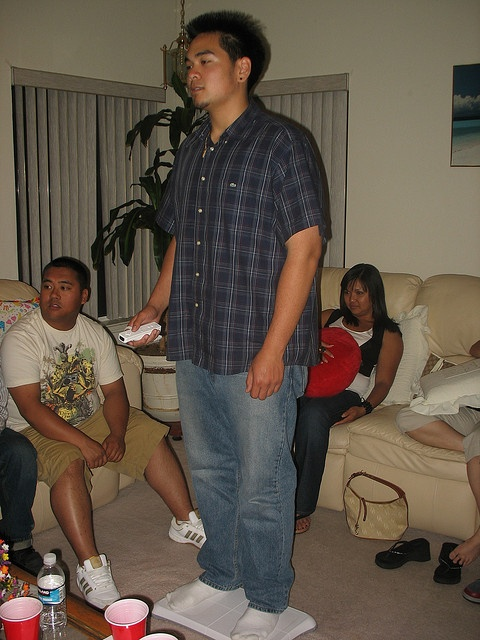
#> input picture Example.jpg, 480 x 640 px
$ python Test.py
#> lines starting #> are read from the running program, lines starting #| are printed output that depends on the picture; after the words box and inside, x2 and y2 are one past the last pixel; in counts of white or black regions, pixels touching at a corner belong together
import cv2
import numpy as np

# 0-16, 17-21, 22-26, (0,17), (21,22), (26,16) (inclusive)
Image = cv2.imread("./Example.jpg")
#> Image is the input picture: shape (640, 480, 3); mean B, G, R 72.9, 86.1, 98.5
print(Image.shape)
#| (640, 480, 3)

# Draw lines between Face Keypoints
FacePoints = np.load("FaceKeyPoints.npy")
#> (reads FaceKeyPoints.npy from the repository)
print(FacePoints)
'''
# Draw Line connecting Face Keypoints
Start = (FacePoints[0][0][0],FacePoints[0][0][1])

#cv2.line(Image, Start, (FacePoints[0][1][0],FacePoints[0][1][1]), (255,0,0), 5)

for i in range(1,17): #FacePoints.shape[1]-1):
	cv2.line(Image, Start, (FacePoints[0][i][0],FacePoints[0][i][1]), (255,0,0), 5)
	Start = (FacePoints[0][i][0],FacePoints[0][i][1])

Start = (FacePoints[0][17][0],FacePoints[0][17][1])
for i in range(18,27): #FacePoints.shape[1]-1):
	cv2.line(Image, Start, (FacePoints[0][i][0],FacePoints[0][i][1]), (255,0,0), 5)
	Start = (FacePoints[0][i][0],FacePoints[0][i][1])

# (0,17)
Start = (FacePoints[0][0][0],FacePoints[0][0][1])
cv2.line(Image, Start, (FacePoints[0][17][0],FacePoints[0][17][1]), (255,0,0), 5)

# (16,26)
Start = (FacePoints[0][16][0],FacePoints[0][16][1])
cv2.line(Image, Start, (FacePoints[0][26][0],FacePoints[0][26][1]), (255,0,0), 5)
'''

#Create Polygon Coordinates from Face Keypoints to Segment out Facial Areas - # 0-16, 26-17, (17,0)
#And Obtain Boxes for Facial Blurring
Img = np.copy(Image)
Segment = np.zeros_like(Image)
for i in np.arange(FacePoints.shape[0]):
	Points = FacePoints[i,:,:2]
	Polys = np.concatenate((Points[:17,:],Points[17:27,:][::-1]), axis=0).astype(np.int32)

	#Create Segmentation Masks from Polygons
	cv2.fillPoly(Segment, pts=[Polys], color=(255,255,255))

	#Obtain Box Coordinates for Cropping and Blurring
	Minx, Miny = np.amin(Polys, axis=0)
	Maxx, Maxy = np.amax(Polys, axis=0)
	Img[Miny:Maxy+1,Minx:Maxx+1,:] = cv2.GaussianBlur(Image[Miny:Maxy+1,Minx:Maxx+1,:], (23,23), 30)
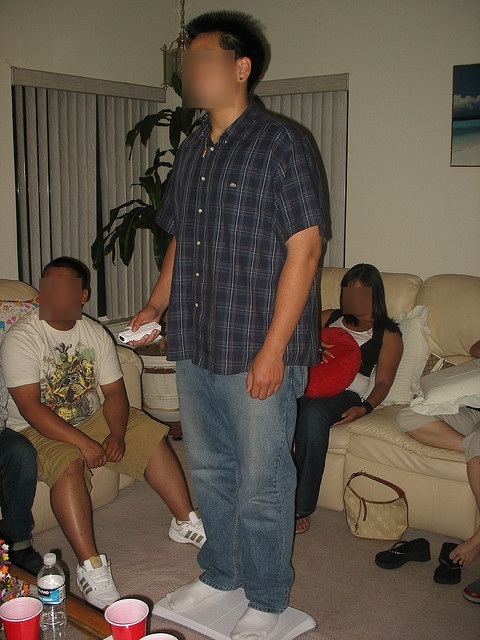
#> Img: shape (640, 480, 3); 1.84% of pixels changed, all inside (x1, y1, x2, y2) = (39, 50, 372, 320)
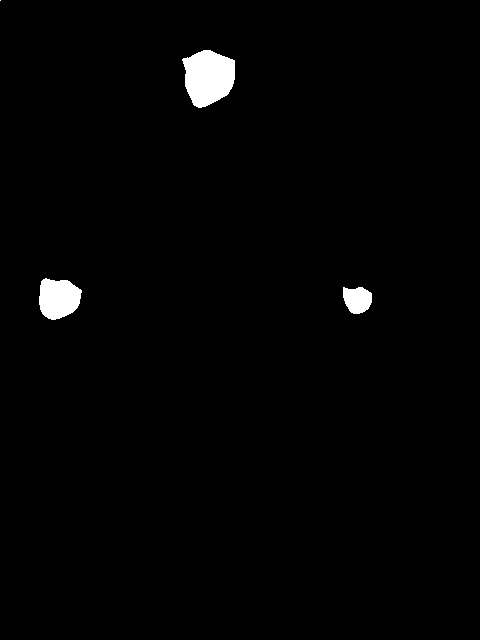
#> Segment: shape (640, 480, 3); 1.4% white; 4 white regions (1 under 20 px), largest, box (x1, y1, x2, y2) and area: (182, 50, 235, 108) 2278, (39, 278, 82, 320) 1377, (343, 287, 372, 314) 615

#Only apply the Blurred Pixels belonging to the Segmented Faces Themselves to the Original Image
Image[Segment>0] = Img[Segment>0]
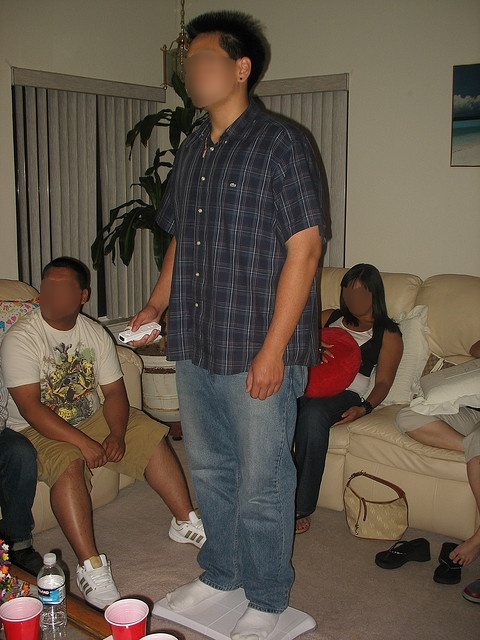
#> Image: shape (640, 480, 3); 1.39% of pixels changed, all inside (x1, y1, x2, y2) = (39, 50, 372, 320)

#Apply Facial Masks to Image
#Image[Shell > 0] = 0
#Image[:,:,2][Shell[:,:,2] > 0] = 255

#Display Test Image
cv2.imshow("Test",Image)
cv2.waitKey(0)

if __name__=='__main__':
    pass
